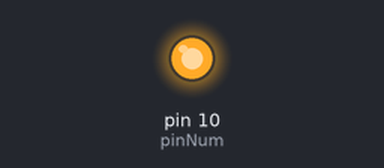
Simulated run of this program. Board: Raspberry Pi (header pin numbers). On the bench: output pins drawn as LEDs (lit = HIGH). At 1.0 s the program stops and its outputs stay as they are.

Above: at 0.1 s.
At 1.1 s:
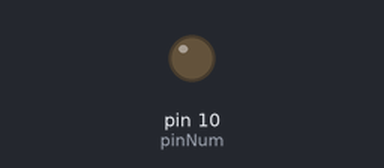
Timing chart, 0 to 2.5 s (numbered marks = the images above):
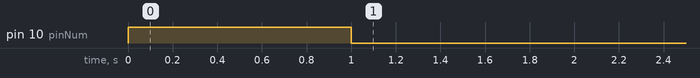

The program:

ledOnOff.py
```python
import RPi.GPIO as GPIO
import time

class GPIOLEDLight:

    lightOn = False
    pinNum = 10

    def __init__(self):
        GPIO.setmode(GPIO.BOARD)
        GPIO.setwarnings(False)
        GPIO.setup(self.pinNum,GPIO.OUT)

    def switch_light_on(self, switch_on):
        self.lightOn = switch_on
        if switch_on == False:
            GPIO.output(self.pinNum,GPIO.LOW)
        else:
            GPIO.output(self.pinNum,GPIO.HIGH)

light = GPIOLEDLight()
light.switch_light_on(True)
time.sleep(1)
light.switch_light_on(False)
```

Measured:
- by itself, pin 10 (pinNum): LOW → HIGH at 0.00 s, → LOW 1.0 s later
